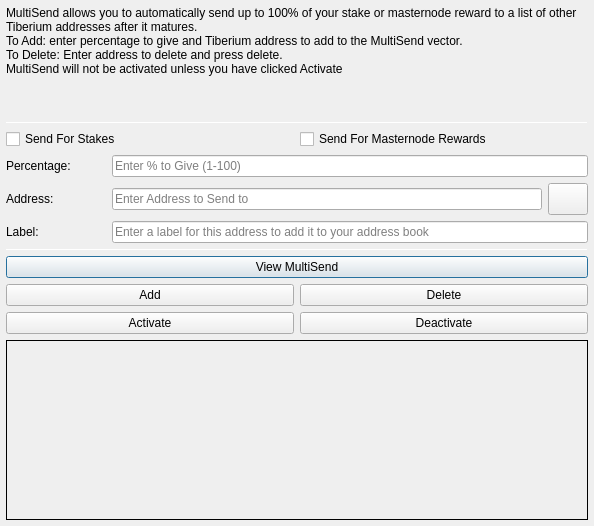
<?xml version="1.0" encoding="UTF-8"?>
<ui version="4.0">
 <class>MultiSendDialog</class>
 <widget class="QDialog" name="MultiSendDialog">
  <property name="windowModality">
   <enum>Qt::NonModal</enum>
  </property>
  <property name="geometry">
   <rect>
    <x>0</x>
    <y>0</y>
    <width>594</width>
    <height>526</height>
   </rect>
  </property>
  <property name="windowTitle">
   <string>MultiSend</string>
  </property>
  <layout class="QVBoxLayout" name="verticalLayout" stretch="0">
   <property name="leftMargin">
    <number>6</number>
   </property>
   <property name="topMargin">
    <number>6</number>
   </property>
   <property name="rightMargin">
    <number>6</number>
   </property>
   <property name="bottomMargin">
    <number>6</number>
   </property>
   <item>
    <layout class="QVBoxLayout" name="verticalLayout_Main" stretch="1,1,1,0,1,1,1">
     <item>
      <widget class="QLabel" name="label_2">
       <property name="lineWidth">
        <number>1</number>
       </property>
       <property name="text">
        <string>MultiSend allows you to automatically send up to 100% of your stake or masternode reward to a list of other Tiberium addresses after it matures.
To Add: enter percentage to give and Tiberium address to add to the MultiSend vector.
To Delete: Enter address to delete and press delete.
MultiSend will not be activated unless you have clicked Activate</string>
       </property>
       <property name="alignment">
        <set>Qt::AlignLeading|Qt::AlignLeft|Qt::AlignTop</set>
       </property>
       <property name="wordWrap">
        <bool>true</bool>
       </property>
      </widget>
     </item>
     <item>
      <widget class="Line" name="line">
       <property name="minimumSize">
        <size>
         <width>0</width>
         <height>1</height>
        </size>
       </property>
       <property name="maximumSize">
        <size>
         <width>16777215</width>
         <height>1</height>
        </size>
       </property>
       <property name="orientation">
        <enum>Qt::Horizontal</enum>
       </property>
      </widget>
     </item>
     <item>
      <layout class="QVBoxLayout" name="verticalLayout_Settings">
       <item>
        <layout class="QHBoxLayout" name="horizontalLayout">
         <item>
          <widget class="QCheckBox" name="multiSendStakeCheckBox">
           <property name="text">
            <string>Send For Stakes</string>
           </property>
          </widget>
         </item>
         <item>
          <widget class="QCheckBox" name="multiSendMasternodeCheckBox">
           <property name="text">
            <string>Send For Masternode Rewards</string>
           </property>
          </widget>
         </item>
        </layout>
       </item>
       <item>
        <layout class="QHBoxLayout" name="horizontalLayout_6">
         <item>
          <widget class="QLabel" name="label">
           <property name="minimumSize">
            <size>
             <width>100</width>
             <height>0</height>
            </size>
           </property>
           <property name="toolTip">
            <string>Percentage of stake to send</string>
           </property>
           <property name="text">
            <string>Percentage:</string>
           </property>
          </widget>
         </item>
         <item>
          <widget class="QLineEdit" name="multiSendPercentEdit">
           <property name="toolTip">
            <string>Enter whole numbers 1 - 100</string>
           </property>
           <property name="placeholderText">
            <string>Enter % to Give (1-100)</string>
           </property>
          </widget>
         </item>
        </layout>
       </item>
       <item>
        <layout class="QHBoxLayout" name="horizontalLayout_7">
         <item>
          <widget class="QLabel" name="label_5">
           <property name="minimumSize">
            <size>
             <width>100</width>
             <height>0</height>
            </size>
           </property>
           <property name="toolTip">
            <string>Address to send portion of stake to</string>
           </property>
           <property name="text">
            <string>Address:</string>
           </property>
          </widget>
         </item>
         <item>
          <widget class="QLineEdit" name="multiSendAddressEdit">
           <property name="toolTip">
            <string/>
           </property>
           <property name="placeholderText">
            <string>Enter Address to Send to</string>
           </property>
          </widget>
         </item>
         <item>
          <widget class="QPushButton" name="addressBookButton">
           <property name="maximumSize">
            <size>
             <width>16777215</width>
             <height>32</height>
            </size>
           </property>
           <property name="toolTip">
            <string>Choose an address from the address book</string>
           </property>
           <property name="text">
            <string/>
           </property>
           <property name="icon">
            <iconset resource="../Tiberium.qrc">
             <normaloff>:/icons/address-book</normaloff>:/icons/address-book</iconset>
           </property>
           <property name="shortcut">
            <string>Alt+A</string>
           </property>
           <property name="autoDefault">
            <bool>false</bool>
           </property>
          </widget>
         </item>
        </layout>
       </item>
      </layout>
     </item>
     <item>
      <layout class="QHBoxLayout" name="horizontalLayout_3">
       <item>
        <widget class="QLabel" name="label_3">
         <property name="minimumSize">
          <size>
           <width>100</width>
           <height>0</height>
          </size>
         </property>
         <property name="text">
          <string>Label:</string>
         </property>
        </widget>
       </item>
       <item>
        <widget class="QLineEdit" name="labelAddressLabelEdit">
         <property name="placeholderText">
          <string>Enter a label for this address to add it to your address book</string>
         </property>
        </widget>
       </item>
      </layout>
     </item>
     <item>
      <widget class="Line" name="line_2">
       <property name="minimumSize">
        <size>
         <width>0</width>
         <height>1</height>
        </size>
       </property>
       <property name="maximumSize">
        <size>
         <width>16777215</width>
         <height>1</height>
        </size>
       </property>
       <property name="orientation">
        <enum>Qt::Horizontal</enum>
       </property>
      </widget>
     </item>
     <item>
      <layout class="QVBoxLayout" name="verticalLayout_Buttons">
       <item>
        <layout class="QHBoxLayout" name="horizontalLayout_4">
         <item>
          <widget class="QPushButton" name="viewButton">
           <property name="toolTip">
            <string/>
           </property>
           <property name="statusTip">
            <string>View MultiSend Vector</string>
           </property>
           <property name="text">
            <string>View MultiSend</string>
           </property>
          </widget>
         </item>
        </layout>
       </item>
       <item>
        <layout class="QHBoxLayout" name="horizontalLayout_2">
         <item>
          <widget class="QPushButton" name="addButton">
           <property name="toolTip">
            <string/>
           </property>
           <property name="statusTip">
            <string>Add to MultiSend Vector</string>
           </property>
           <property name="text">
            <string>Add</string>
           </property>
          </widget>
         </item>
         <item>
          <widget class="QPushButton" name="deleteButton">
           <property name="toolTip">
            <string/>
           </property>
           <property name="statusTip">
            <string>Delete Address From MultiSend Vector</string>
           </property>
           <property name="text">
            <string>Delete</string>
           </property>
          </widget>
         </item>
        </layout>
       </item>
       <item>
        <layout class="QHBoxLayout" name="horizontalLayout_5">
         <item>
          <widget class="QPushButton" name="activateButton">
           <property name="statusTip">
            <string>Activate MultiSend</string>
           </property>
           <property name="text">
            <string>Activate</string>
           </property>
          </widget>
         </item>
         <item>
          <widget class="QPushButton" name="disableButton">
           <property name="statusTip">
            <string>Deactivate MultiSend</string>
           </property>
           <property name="text">
            <string>Deactivate</string>
           </property>
          </widget>
         </item>
        </layout>
       </item>
      </layout>
     </item>
     <item>
      <widget class="QLabel" name="message">
       <property name="minimumSize">
        <size>
         <width>0</width>
         <height>180</height>
        </size>
       </property>
       <property name="frameShape">
        <enum>QFrame::Panel</enum>
       </property>
       <property name="frameShadow">
        <enum>QFrame::Plain</enum>
       </property>
       <property name="lineWidth">
        <number>1</number>
       </property>
       <property name="midLineWidth">
        <number>1</number>
       </property>
       <property name="text">
        <string/>
       </property>
       <property name="alignment">
        <set>Qt::AlignLeading|Qt::AlignLeft|Qt::AlignTop</set>
       </property>
       <property name="wordWrap">
        <bool>true</bool>
       </property>
      </widget>
     </item>
    </layout>
   </item>
  </layout>
 </widget>
 <resources>
  <include location="../Tiberium.qrc"/>
 </resources>
 <connections/>
</ui>
